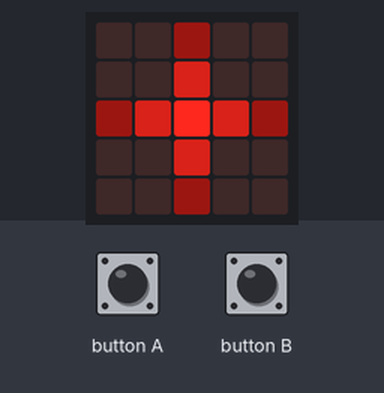
Recording of a program running on a simulated BBC micro:bit running MicroPython. Parts: the board's 5×5 LED display. The inputs (shaded band) are chosen by the test bench.

Above: at 1.2 s.
1.3 s: button A pressed for 1 s
At 1.5 s:
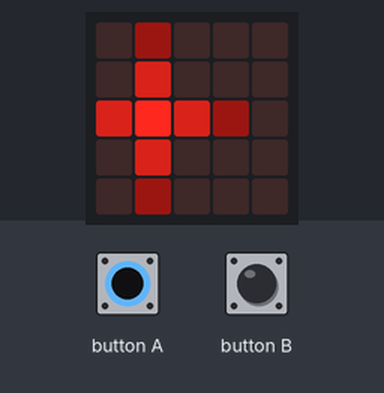
At 3.0 s:
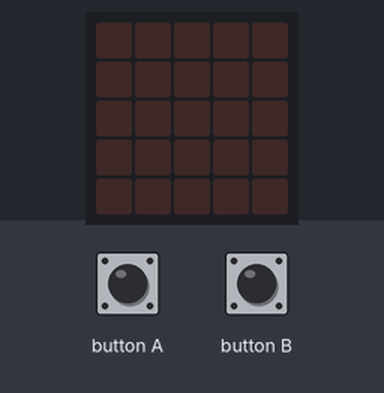
Timing chart, 0 to 4.5 s (numbered marks = the images above; inputs shaded):
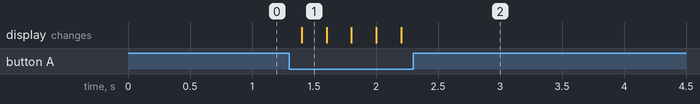

The program:

move_left_right.py
```python
# display an image to the display
# move it left and right with A/B
# once part of the image is off the display that part is lost forever
#
from microbit import Image, display, sleep, button_a, button_b

image = Image('00100:'
              '00500:'
              '15951:'
              '00500:'
              '00100:')

display.show(image)

while True:
    if button_a.is_pressed():
        image = image.shift_left(1)
    if button_b.is_pressed():
        image = image.shift_right(1)
    display.show(image)
    sleep(200)
```

Measured:
- after the input at 1.3 s, the display: changes after 0.10 s (image 1)
